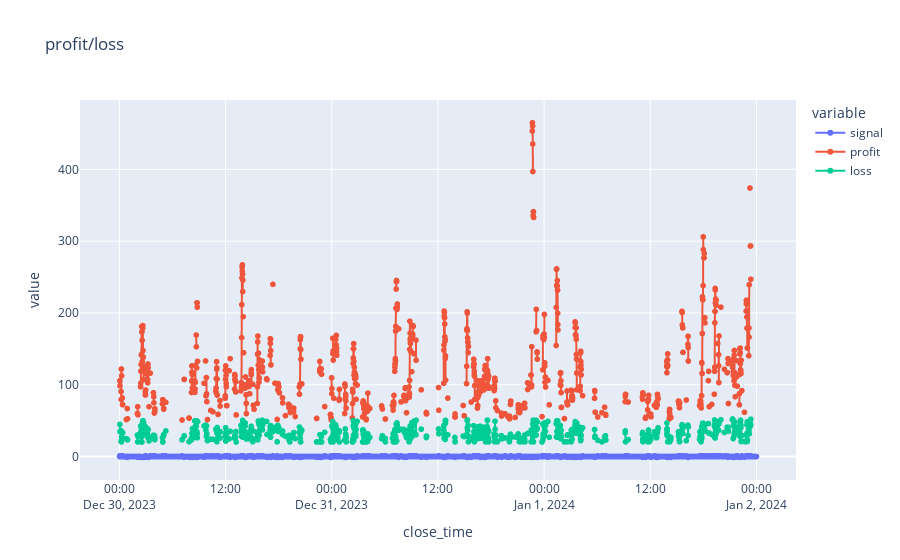
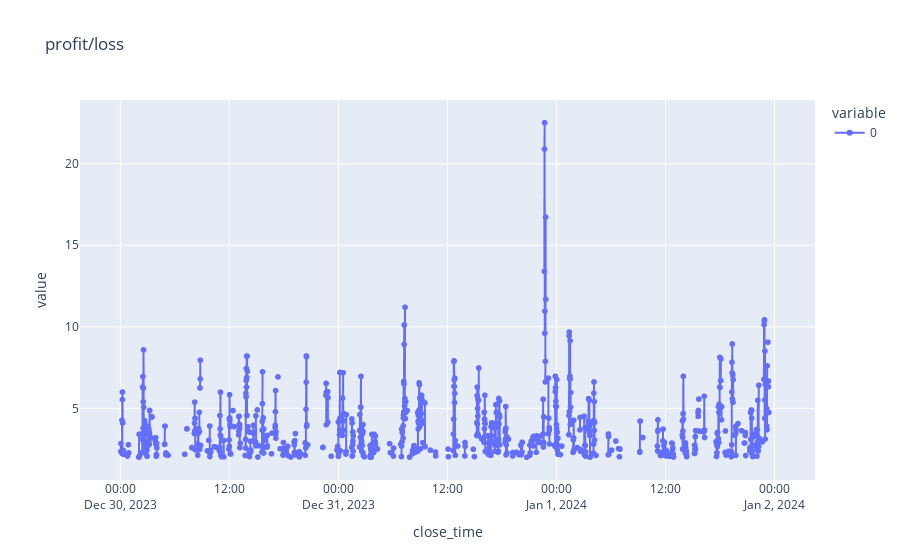

Source (notebook cell) for these figures, in order:
### Code cell
def calc_fut_lohi(candles, predict_window=predict_window):
    fut_lohi = pd.DataFrame(index=candles.index)
    fut_lohi[['fut_low', 'fut_high']] = (candles[['low', 'high']][::-1]
                                     .rolling(predict_window).agg({ 'low' : 'min', 'high' : 'max'})
                                     [::-1])
    # Drop last data with unfinished prediction windows
    fut_lohi = fut_lohi.iloc[fut_lohi.index <= max(fut_lohi.index)-pd.Timedelta(predict_window)]    
    return fut_lohi
    
def calc_signal(candles, fut_lohi, open_ratio=open_ratio, min_profit_ratio=min_profit_ratio, max_loss_ratio=max_loss_ratio, comission_pct=0.012):
    """ Signal -1,0,1 plus extended debugging info """
    #next_candles = candles[['open', 'high', 'low', 'close', 'vol']].shift(1)

    # next_candles = pd.DataFrame(index=candles.index)
    # next_candles[['high', 'low']] = (candles[['high', 'low']][::-1]
    #                                  .rolling(predict_window).agg({'high' : 'max', 'low' : 'min'})
    #                                  [::-1])

    # BTC-USDT 40 000 * 1% = 400
    # BTC-USDT 40 000 * 0.012% = 40 * 0.012 = 4,8
    comission = comission_pct*0.01*2 # Order open, order close, double comission
    # Ratio to open: generate signal if profit/loss > open ratio
    #open_ratio = 1
    min_profit = candles['close']*(max(comission*2, min_profit_ratio))
    max_loss = candles['close']*max_loss_ratio
    
    signal = pd.DataFrame(index=candles.index)

    # Profit / loss > open ratio considering comission and minimal profit
    profit_buy = (fut_lohi['fut_high'] - candles['high']) - (candles['close']*2*comission)
    loss_buy =  (candles['high'] - fut_lohi['fut_low']) + (candles['close']*2*comission)
    signal_buy = (profit_buy > 0) & ((profit_buy / loss_buy) > open_ratio)& (profit_buy > min_profit) & (loss_buy < max_loss)

    
    # Profit / loss > open ratio considering comission and minimal profit
    profit_sell = (candles['low'] - fut_lohi['fut_low']) - (candles['close']*2*comission)
    loss_sell = (fut_lohi['fut_high'] - candles['low']) + (candles['close']*2*comission)
    signal_sell = (profit_sell > 0) & ((profit_sell / loss_sell) > open_ratio) & (profit_sell > min_profit) & (loss_sell < max_loss)

    # Signal
    signal['signal'] = 0  # Default to 0
    signal.loc[signal_buy & ~signal_sell, 'signal'] = 1  # Set to 1 where 'buy' is True and 'sell' is False
    signal.loc[~signal_buy & signal_sell, 'signal'] = -1  # Set to -1 where 'sell' is True and 'buy' is False

    df = signal
    # Future profit and loss
    df.loc[signal['signal']==1, 'profit'] = profit_buy
    df.loc[signal['signal']==1, 'loss'] = loss_buy
    df.loc[signal['signal']==-1, 'profit'] = profit_sell
    df.loc[signal['signal']==-1, 'loss'] = loss_sell

    return df

candles.head()
fut_lohi = calc_fut_lohi(candles, predict_window)
signal = (calc_signal(candles, 
                      fut_lohi = fut_lohi, 
                      open_ratio = open_ratio, 
                      # 0.01*0.012*2 - open+close comission 0.012%
                      # Comission is 4.8 for 40K price, ~10 for one open+close trade
                      min_profit_ratio = min_profit_ratio,
                      max_loss_ratio = max_loss_ratio)
         )


# Pie plot, signals
plot_signal_counts(signal)

# Line plot, profit/loss
import plotly.express as px
import warnings
# Supress pandas+plotly warning
warnings.simplefilter(action='ignore', category=FutureWarning)
px.line(signal, title='profit/loss').update_traces(mode='lines+markers').show()
px.line((signal['profit']/signal['loss']), title='profit/loss').update_traces(mode='lines+markers').show()

pd.concat([candles, fut_lohi], axis=1).tail()

### Figure 1 — Plotly figure (JSON) as saved in the notebook; plotly's stock layout.template omitted (floating-point values rounded to 4 significant figures; data arrays with more than 128 entries replaced by an {"elided": "..."} marker saying what was removed)
{"data": [{"hovertemplate": "variable=signal<br>close_time=%{x}<br>value=%{y}<extra></extra>", "legendgroup": "signal", "line": {"color": "#636efa", "dash": "solid"}, "marker": {"symbol": "circle"}, "mode": "lines+markers", "name": "signal", "showlegend": true, "type": "scattergl", "x": {"elided": "4320 str values"}, "xaxis": "x", "y": {"elided": "4320 int values"}, "yaxis": "y"}, {"hovertemplate": "variable=profit<br>close_time=%{x}<br>value=%{y}<extra></extra>", "legendgroup": "profit", "line": {"color": "#EF553B", "dash": "solid"}, "marker": {"symbol": "circle"}, "mode": "lines+markers", "name": "profit", "showlegend": true, "type": "scattergl", "x": {"elided": "4320 str values"}, "xaxis": "x", "y": {"elided": "4320 float values"}, "yaxis": "y"}, {"hovertemplate": "variable=loss<br>close_time=%{x}<br>value=%{y}<extra></extra>", "legendgroup": "loss", "line": {"color": "#00cc96", "dash": "solid"}, "marker": {"symbol": "circle"}, "mode": "lines+markers", "name": "loss", "showlegend": true, "type": "scattergl", "x": {"elided": "4320 str values"}, "xaxis": "x", "y": {"elided": "4320 float values"}, "yaxis": "y"}], "layout": {"autosize": true, "legend": {"title": {"text": "variable"}, "tracegroupgap": 0}, "title": {"text": "profit/loss"}, "xaxis": {"anchor": "y", "autorange": true, "domain": [0, 1], "range": ["2023-12-29 19:36:52.0565", "2024-01-02 04:24:07.9435"], "title": {"text": "close_time"}, "type": "date"}, "yaxis": {"anchor": "x", "autorange": true, "domain": [0, 1], "range": [-39.45, 503.4], "title": {"text": "value"}, "type": "linear"}}}

### Figure 2 — Plotly figure (JSON) as saved in the notebook; plotly's stock layout.template omitted (floating-point values rounded to 4 significant figures; data arrays with more than 128 entries replaced by an {"elided": "..."} marker saying what was removed)
{"data": [{"hovertemplate": "variable=0<br>close_time=%{x}<br>value=%{y}<extra></extra>", "legendgroup": "0", "line": {"color": "#636efa", "dash": "solid"}, "marker": {"symbol": "circle"}, "mode": "lines+markers", "name": "0", "showlegend": true, "type": "scattergl", "x": {"elided": "4320 str values"}, "xaxis": "x", "y": {"elided": "4320 float values"}, "yaxis": "y"}], "layout": {"autosize": true, "legend": {"title": {"text": "variable"}, "tracegroupgap": 0}, "title": {"text": "profit/loss"}, "xaxis": {"anchor": "y", "autorange": true, "domain": [0, 1], "range": ["2023-12-29 19:37:31.3417", "2024-01-02 04:23:28.6583"], "title": {"text": "close_time"}, "type": "date"}, "yaxis": {"anchor": "x", "autorange": true, "domain": [0, 1], "range": [0.3081, 24.2], "title": {"text": "value"}, "type": "linear"}}}
